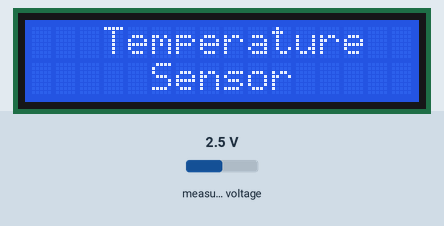
A sketch run on a simulated Arduino Uno, built with avr-gcc and run on an emulated ATmega328P. On the bench: 16×2 character LCD. The test bench sets the inputs (shaded band); at power-on: measured voltage 2.5 V.

Above: at 2.2 s.
At 4.3 s:
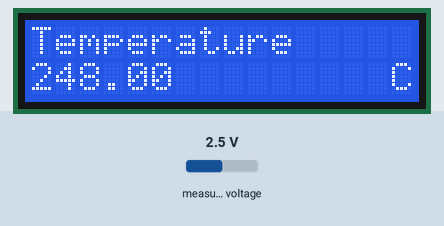
4.4 s: measured voltage set to 0.1 V
At 4.9 s:
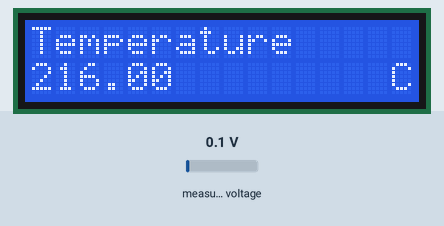
5.9 s: measured voltage set to 1.2 V
At 7.2 s:
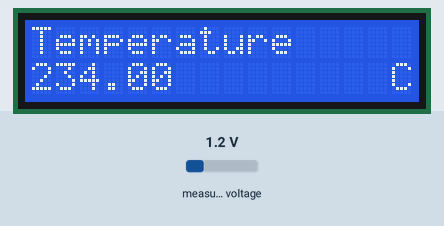
Timing chart, 0 to 8.9 s (numbered marks = the images above; inputs shaded):
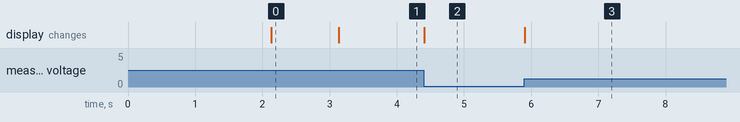

Measured:
- after the input at 4.4 s, the display: changes at once (image 2)
- after the input at 5.9 s, the display: changes at once (image 3)
- what the display in image 0 shows lasts 1.0 s, from 2.1 s to 3.1 s

The sketch:

pt100_temperature.ino
```cpp
#include <Wire.h>
#include <Adafruit_ADS1015.h>
#include <LiquidCrystal.h>

Adafruit_ADS1015 ads;

const int rs = 12, en = 11, d4 = 5, d5 = 4, d6 = 3, d7 = 2;
LiquidCrystal lcd(rs, en, d4, d5, d6, d7);

float temp = 0;
int16_t adc0, old_adc;


void setup() {
  Serial.begin(9600);

  lcd.begin(16, 2);
  lcd.clear();
  lcd.setCursor(0, 1);
  lcd.print("Made by GAGAN");
  delay(2000);

  lcd.begin(16, 2);
  lcd.setCursor(0, 0);
  lcd.print("   Temperature ");
  lcd.setCursor(0, 1);
  lcd.print("     Sensor  ");
  delay(1000);
  lcd.clear();

  // ads.setGain(GAIN_TWOTHIRDS);  // 2/3x gain +/- 6.144V  1 bit = 3mV      0.1875mV (default)
  // ads.setGain(GAIN_ONE);        // 1x gain   +/- 4.096V  1 bit = 2mV      0.125mV
  ads.setGain(GAIN_TWO);        // 2x gain   +/- 2.048V  1 bit = 1mV      0.0625mV
  // ads.setGain(GAIN_FOUR);       // 4x gain   +/- 1.024V  1 bit = 0.5mV    0.03125mV
  // ads.setGain(GAIN_EIGHT);      // 8x gain   +/- 0.512V  1 bit = 0.25mV   0.015625mV
  // ads.setGain(GAIN_SIXTEEN);    // 16x gain  +/- 0.256V  1 bit = 0.125mV  0.0078125mV

  ads.begin();
}

void loop() {
  old_adc = adc0;

  adc0 = ads.readADC_SingleEnded(0);
  adc0 = map(adc0, 26656, 32704, 0, 10000);

  temp = adc0;
  temp = adc0 / 100;

  clear_lcd(old_adc, adc0);

  lcd.setCursor(0, 0);
  lcd.print("Temperature");
  lcd.setCursor(0, 1);
  lcd.print(temp, 2);
  lcd.setCursor(15, 1);
  lcd.print("C");

}

void clear_lcd(int16_t old, int16_t neww) {
  if ((old >= 10 && neww < 10) || (old >= 100 && neww < 100) || (old >= 1000 && neww < 1000) ) {
    lcd.clear();
  }
}
```
